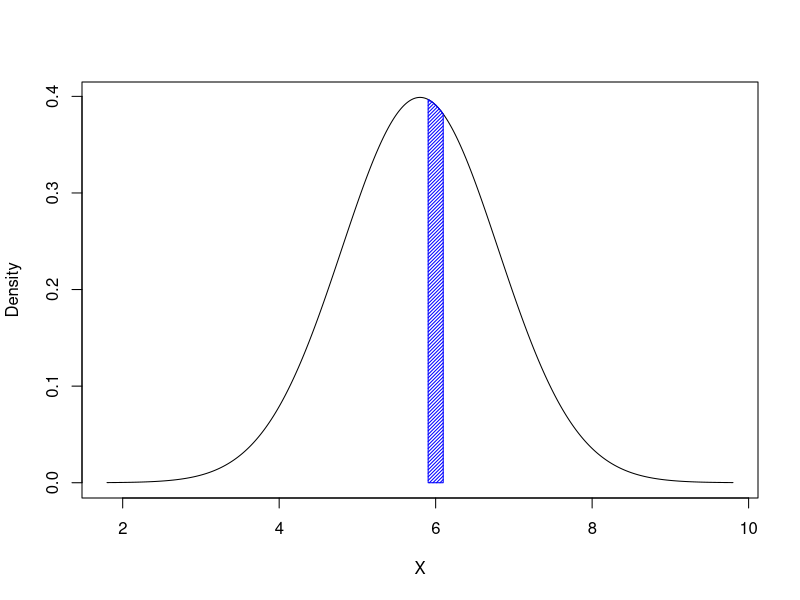

Recreate this plot in R.
## ---- chunk 1
#Code from https://www.r-bloggers.com/how-to-shade-under-a-normal-density-in-r/
shadenorm = function(below=NULL, above=NULL, pcts = c(0.025,0.975), mu=0, sig=1, numpts = 500, color = "gray", dens = 40,
                     justabove= FALSE, justbelow = FALSE, lines=FALSE,between=NULL,outside=NULL){

  if(is.null(between)){
    below = ifelse(is.null(below), qnorm(pcts[1],mu,sig), below)
    above = ifelse(is.null(above), qnorm(pcts[2],mu,sig), above)
  }
  
  if(is.null(outside)==FALSE){
    below = min(outside)
    above = max(outside)
  }
  
  lowlim = mu - 4*sig
  uplim  = mu + 4*sig
  
  x.grid = seq(lowlim,uplim, length= numpts)
  dens.all = dnorm(x.grid,mean=mu, sd = sig)
  
  if(lines==FALSE){
    plot(x.grid, dens.all, type="l", xlab="X", ylab="Density")
  }
  
  if(lines==TRUE){
    lines(x.grid,dens.all)
  }
  
  if(justabove==FALSE){
    x.below    = x.grid[x.grid<below]
    dens.below = dens.all[x.grid<below]
    polygon(c(x.below,rev(x.below)),c(rep(0,length(x.below)),rev(dens.below)),col=color,density=dens)
  }
  
  if(justbelow==FALSE){
    x.above    = x.grid[x.grid>above]
    dens.above = dens.all[x.grid>above]
    polygon(c(x.above,rev(x.above)),c(rep(0,length(x.above)),rev(dens.above)),col=color,density=dens)
  }

  if(is.null(between)==FALSE){
    from = min(between)
    to   = max(between)
    x.between    = x.grid[x.grid>from&x.grid<to]
    dens.between = dens.all[x.grid>from&x.grid<to]
    polygon(c(x.between,rev(x.between)),c(rep(0,length(x.between)),rev(dens.between)),col=color,density=dens)
  }
}
## ---- chunk 2
shadenorm(mu=5.8, sig=1, between=c(5.9, 6.1), col="blue")
